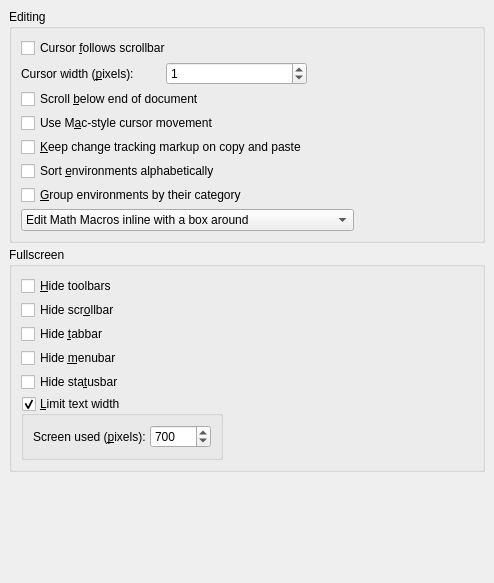
<?xml version="1.0" encoding="UTF-8"?>
<ui version="4.0">
 <class>PrefEditUi</class>
 <widget class="QWidget" name="PrefEditUi">
  <property name="geometry">
   <rect>
    <x>0</x>
    <y>0</y>
    <width>494</width>
    <height>583</height>
   </rect>
  </property>
  <property name="sizePolicy">
   <sizepolicy hsizetype="Expanding" vsizetype="Expanding">
    <horstretch>0</horstretch>
    <verstretch>0</verstretch>
   </sizepolicy>
  </property>
  <property name="windowTitle">
   <string/>
  </property>
  <layout class="QVBoxLayout" name="verticalLayout">
   <item>
    <widget class="QGroupBox" name="scrollGB">
     <property name="title">
      <string>Editing</string>
     </property>
     <property name="alignment">
      <set>Qt::AlignLeading|Qt::AlignLeft|Qt::AlignTop</set>
     </property>
     <property name="flat">
      <bool>true</bool>
     </property>
     <layout class="QGridLayout" name="gridLayout">
      <item row="2" column="0" colspan="2">
       <widget class="QCheckBox" name="scrollBelowCB">
        <property name="text">
         <string>Scroll &amp;below end of document</string>
        </property>
       </widget>
      </item>
      <item row="5" column="0" colspan="2">
       <widget class="QCheckBox" name="sortEnvironmentsCB">
        <property name="text">
         <string>Sort &amp;environments alphabetically</string>
        </property>
       </widget>
      </item>
      <item row="1" column="1" colspan="2">
       <spacer name="horizontalSpacer_3">
        <property name="orientation">
         <enum>Qt::Horizontal</enum>
        </property>
        <property name="sizeHint" stdset="0">
         <size>
          <width>200</width>
          <height>20</height>
         </size>
        </property>
       </spacer>
      </item>
      <item row="0" column="0">
       <widget class="QCheckBox" name="cursorFollowsCB">
        <property name="text">
         <string>Cursor &amp;follows scrollbar</string>
        </property>
       </widget>
      </item>
      <item row="1" column="0">
       <layout class="QHBoxLayout" name="horizontalLayout">
        <item>
         <widget class="QLabel" name="label_3">
          <property name="toolTip">
           <string>Configure the width of the text cursor. Automatic zoom-controlled cursor width used when set to 0.</string>
          </property>
          <property name="text">
           <string>Cursor width (&amp;pixels):</string>
          </property>
          <property name="buddy">
           <cstring>cursorWidthSB</cstring>
          </property>
         </widget>
        </item>
        <item>
         <widget class="QSpinBox" name="cursorWidthSB">
          <property name="minimum">
           <number>0</number>
          </property>
          <property name="maximum">
           <number>10</number>
          </property>
          <property name="singleStep">
           <number>1</number>
          </property>
          <property name="value">
           <number>1</number>
          </property>
         </widget>
        </item>
       </layout>
      </item>
      <item row="7" column="2">
       <spacer name="horizontalSpacer">
        <property name="orientation">
         <enum>Qt::Horizontal</enum>
        </property>
        <property name="sizeHint" stdset="0">
         <size>
          <width>40</width>
          <height>20</height>
         </size>
        </property>
       </spacer>
      </item>
      <item row="6" column="0" colspan="2">
       <widget class="QCheckBox" name="groupEnvironmentsCB">
        <property name="text">
         <string>&amp;Group environments by their category</string>
        </property>
       </widget>
      </item>
      <item row="3" column="0" colspan="2">
       <widget class="QCheckBox" name="macLikeCursorMovementCB">
        <property name="toolTip">
         <string>Skip trailing non-word characters</string>
        </property>
        <property name="text">
         <string>Use M&amp;ac-style cursor movement</string>
        </property>
       </widget>
      </item>
      <item row="7" column="0" colspan="2">
       <widget class="QComboBox" name="macroEditStyleCO">
        <item>
         <property name="text">
          <string>Edit Math Macros inline with a box around</string>
         </property>
        </item>
        <item>
         <property name="text">
          <string>Edit Math Macros inline with the name in the status bar</string>
         </property>
        </item>
        <item>
         <property name="text">
          <string>Edit Math Macros with a parameter list (like in LyX &lt; 1.6)</string>
         </property>
        </item>
       </widget>
      </item>
      <item row="4" column="0">
       <widget class="QCheckBox" name="copyCTMarkupCB">
        <property name="toolTip">
         <string>If this is checked, deleted and added text in change tracking mde will not be resolved on copy/paste operations and when moving content from/to insets</string>
        </property>
        <property name="text">
         <string>&amp;Keep change tracking markup on copy and paste</string>
        </property>
       </widget>
      </item>
     </layout>
    </widget>
   </item>
   <item>
    <widget class="QGroupBox" name="fullscreenGB">
     <property name="title">
      <string>Fullscreen</string>
     </property>
     <property name="alignment">
      <set>Qt::AlignLeading|Qt::AlignLeft|Qt::AlignTop</set>
     </property>
     <property name="flat">
      <bool>true</bool>
     </property>
     <layout class="QGridLayout" name="gridLayout_2">
      <item row="0" column="0">
       <widget class="QCheckBox" name="toggleToolbarsCB">
        <property name="sizePolicy">
         <sizepolicy hsizetype="Fixed" vsizetype="Fixed">
          <horstretch>0</horstretch>
          <verstretch>0</verstretch>
         </sizepolicy>
        </property>
        <property name="text">
         <string>&amp;Hide toolbars</string>
        </property>
       </widget>
      </item>
      <item row="1" column="0">
       <widget class="QCheckBox" name="toggleScrollbarCB">
        <property name="text">
         <string>Hide scr&amp;ollbar</string>
        </property>
       </widget>
      </item>
      <item row="2" column="0">
       <widget class="QCheckBox" name="toggleTabbarCB">
        <property name="text">
         <string>Hide &amp;tabbar</string>
        </property>
       </widget>
      </item>
      <item row="3" column="0">
       <widget class="QCheckBox" name="toggleMenubarCB">
        <property name="text">
         <string>Hide &amp;menubar</string>
        </property>
       </widget>
      </item>
      <item row="4" column="0">
       <widget class="QCheckBox" name="toggleStatusbarCB">
        <property name="text">
         <string>Hide sta&amp;tusbar</string>
        </property>
       </widget>
      </item>
      <item row="5" column="0">
       <widget class="QGroupBox" name="fullscreenLimitGB">
        <property name="title">
         <string>&amp;Limit text width</string>
        </property>
        <property name="flat">
         <bool>true</bool>
        </property>
        <property name="checkable">
         <bool>true</bool>
        </property>
        <layout class="QGridLayout" name="gridLayout_3">
         <item row="0" column="0">
          <widget class="QLabel" name="label_2">
           <property name="text">
            <string>Screen used (&amp;pixels):</string>
           </property>
           <property name="buddy">
            <cstring>fullscreenWidthSB</cstring>
           </property>
          </widget>
         </item>
         <item row="0" column="1">
          <widget class="QSpinBox" name="fullscreenWidthSB">
           <property name="minimum">
            <number>0</number>
           </property>
           <property name="maximum">
            <number>10000</number>
           </property>
           <property name="singleStep">
            <number>10</number>
           </property>
           <property name="value">
            <number>700</number>
           </property>
          </widget>
         </item>
        </layout>
       </widget>
      </item>
      <item row="4" column="1">
       <spacer name="horizontalSpacer_2">
        <property name="orientation">
         <enum>Qt::Horizontal</enum>
        </property>
        <property name="sizeHint" stdset="0">
         <size>
          <width>157</width>
          <height>20</height>
         </size>
        </property>
       </spacer>
      </item>
     </layout>
    </widget>
   </item>
   <item>
    <spacer>
     <property name="orientation">
      <enum>Qt::Vertical</enum>
     </property>
     <property name="sizeHint" stdset="0">
      <size>
       <width>0</width>
       <height>0</height>
      </size>
     </property>
    </spacer>
   </item>
  </layout>
 </widget>
 <layoutdefault spacing="4" margin="9"/>
 <tabstops>
  <tabstop>cursorFollowsCB</tabstop>
  <tabstop>cursorWidthSB</tabstop>
  <tabstop>scrollBelowCB</tabstop>
  <tabstop>macLikeCursorMovementCB</tabstop>
  <tabstop>sortEnvironmentsCB</tabstop>
  <tabstop>groupEnvironmentsCB</tabstop>
  <tabstop>macroEditStyleCO</tabstop>
 </tabstops>
 <includes>
  <include location="local">qt_i18n.h</include>
 </includes>
 <resources/>
 <connections/>
</ui>
